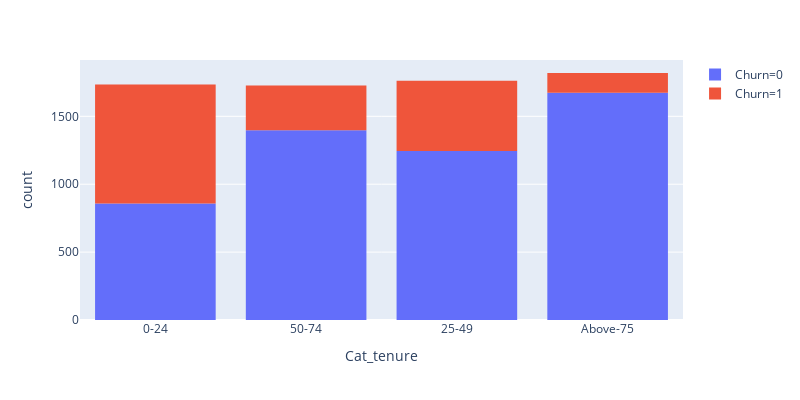
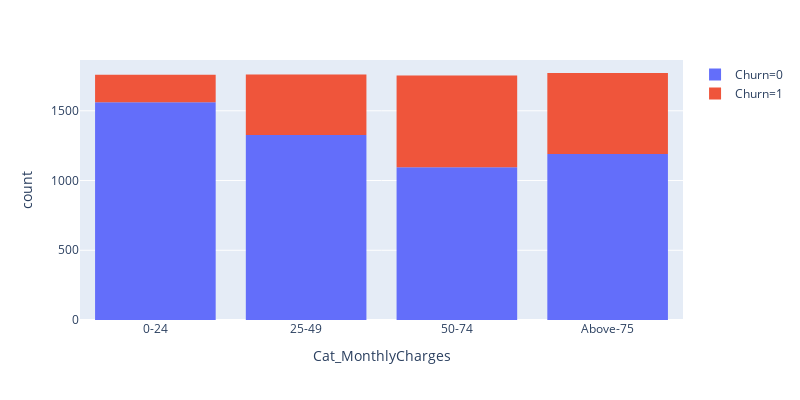
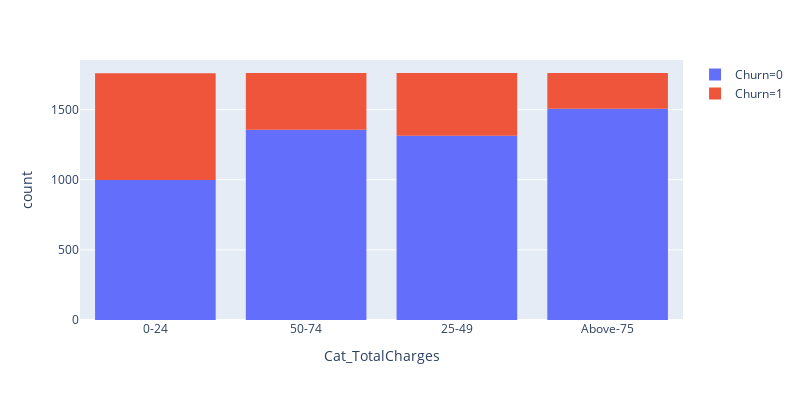

These figures' notebook cell, in order:
### Code cell
#fig, axs = plt.subplots(2)
fig = px.histogram(dados, x="Cat_tenure", color="Churn", width=800, height=400)
fig2 = px.histogram(dados, x="Cat_MonthlyCharges", color="Churn", width=800, height=400)
fig3 = px.histogram(dados, x="Cat_TotalCharges", color="Churn", width=800, height=400)


fig.show()
fig2.show()
fig3.show()

### Figure 1 — Plotly figure (JSON) as saved in the notebook; plotly's stock layout.template omitted (floating-point values rounded to 4 significant figures; data arrays with more than 128 entries replaced by an {"elided": "..."} marker saying what was removed)
{"data": [{"alignmentgroup": "True", "bingroup": "x", "hoverlabel": {"namelength": 0}, "hovertemplate": "Churn=0<br>Cat_tenure=%{x}<br>count=%{y}", "legendgroup": "Churn=0", "marker": {"color": "#636efa"}, "name": "Churn=0", "offsetgroup": "Churn=0", "orientation": "v", "showlegend": true, "type": "histogram", "x": {"elided": "5174 str values"}, "xaxis": "x", "yaxis": "y"}, {"alignmentgroup": "True", "bingroup": "x", "hoverlabel": {"namelength": 0}, "hovertemplate": "Churn=1<br>Cat_tenure=%{x}<br>count=%{y}", "legendgroup": "Churn=1", "marker": {"color": "#EF553B"}, "name": "Churn=1", "offsetgroup": "Churn=1", "orientation": "v", "showlegend": true, "type": "histogram", "x": {"elided": "1869 str values"}, "xaxis": "x", "yaxis": "y"}], "layout": {"barmode": "relative", "height": 400, "legend": {"tracegroupgap": 0}, "margin": {"t": 60}, "width": 800, "xaxis": {"anchor": "y", "domain": [0, 1], "title": {"text": "Cat_tenure"}}, "yaxis": {"anchor": "x", "domain": [0, 1], "title": {"text": "count"}}}}

### Figure 2 — Plotly figure (JSON) as saved in the notebook; plotly's stock layout.template omitted (floating-point values rounded to 4 significant figures; data arrays with more than 128 entries replaced by an {"elided": "..."} marker saying what was removed)
{"data": [{"alignmentgroup": "True", "bingroup": "x", "hoverlabel": {"namelength": 0}, "hovertemplate": "Churn=0<br>Cat_MonthlyCharges=%{x}<br>count=%{y}", "legendgroup": "Churn=0", "marker": {"color": "#636efa"}, "name": "Churn=0", "offsetgroup": "Churn=0", "orientation": "v", "showlegend": true, "type": "histogram", "x": {"elided": "5174 str values"}, "xaxis": "x", "yaxis": "y"}, {"alignmentgroup": "True", "bingroup": "x", "hoverlabel": {"namelength": 0}, "hovertemplate": "Churn=1<br>Cat_MonthlyCharges=%{x}<br>count=%{y}", "legendgroup": "Churn=1", "marker": {"color": "#EF553B"}, "name": "Churn=1", "offsetgroup": "Churn=1", "orientation": "v", "showlegend": true, "type": "histogram", "x": {"elided": "1869 str values"}, "xaxis": "x", "yaxis": "y"}], "layout": {"barmode": "relative", "height": 400, "legend": {"tracegroupgap": 0}, "margin": {"t": 60}, "width": 800, "xaxis": {"anchor": "y", "domain": [0, 1], "title": {"text": "Cat_MonthlyCharges"}}, "yaxis": {"anchor": "x", "domain": [0, 1], "title": {"text": "count"}}}}

### Figure 3 — Plotly figure (JSON) as saved in the notebook; plotly's stock layout.template omitted (floating-point values rounded to 4 significant figures; data arrays with more than 128 entries replaced by an {"elided": "..."} marker saying what was removed)
{"data": [{"alignmentgroup": "True", "bingroup": "x", "hoverlabel": {"namelength": 0}, "hovertemplate": "Churn=0<br>Cat_TotalCharges=%{x}<br>count=%{y}", "legendgroup": "Churn=0", "marker": {"color": "#636efa"}, "name": "Churn=0", "offsetgroup": "Churn=0", "orientation": "v", "showlegend": true, "type": "histogram", "x": {"elided": "5174 str values"}, "xaxis": "x", "yaxis": "y"}, {"alignmentgroup": "True", "bingroup": "x", "hoverlabel": {"namelength": 0}, "hovertemplate": "Churn=1<br>Cat_TotalCharges=%{x}<br>count=%{y}", "legendgroup": "Churn=1", "marker": {"color": "#EF553B"}, "name": "Churn=1", "offsetgroup": "Churn=1", "orientation": "v", "showlegend": true, "type": "histogram", "x": {"elided": "1869 str values"}, "xaxis": "x", "yaxis": "y"}], "layout": {"barmode": "relative", "height": 400, "legend": {"tracegroupgap": 0}, "margin": {"t": 60}, "width": 800, "xaxis": {"anchor": "y", "domain": [0, 1], "title": {"text": "Cat_TotalCharges"}}, "yaxis": {"anchor": "x", "domain": [0, 1], "title": {"text": "count"}}}}
